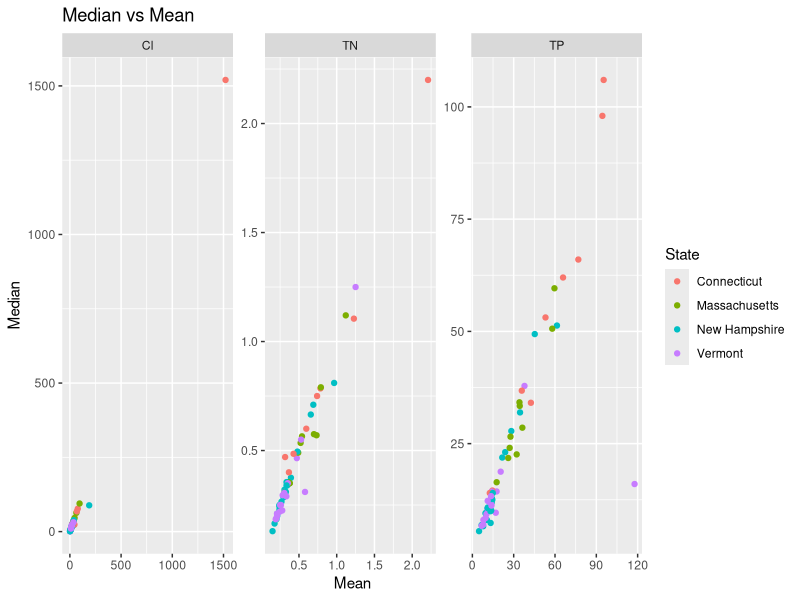
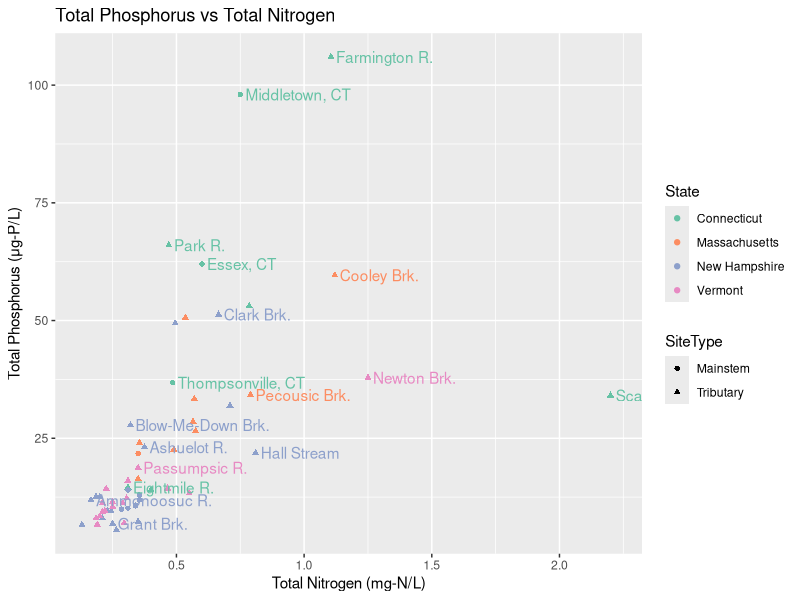

These charts were generated, in order, by the following R code: (Note: this script raises an error after producing the figures.)
## ---- chunk 1
#| label: setup
#| warning: false

library(tidyverse)
library(readxl)
library(lubridate)
library(maps)

knitr::opts_chunk$set(echo = TRUE)
## ---- chunk 2
#| label: read-in

splza_orig <- read_xlsx("_data/14_21SamplepaloozaResults.xlsx",
                        skip = 2,
                        col_names = c("SiteName", "SiteID", "SiteType", "State", "EcoRegion", "2014-TN", "2015-TN", "2018-TN", "2019-TN", "2020-TN", "2021-TN", "2014-TP", "2015-TP", "2018-TP", "2019-TP", "2020-TP", "2021-TP", "2014-Cl", "2015-Cl", "2020-Cl", "2021-Cl", "Date2021","Lat", "Lon"))

## ---- chunk 3
#| label: cleaning
#| output: false
#| warning: false

# step 1 - recode chloride data 
# step 2 - convert column types
# step 3 - pivot data and relocate new columns
# step 4 - add sample date and result unit columns
# step 5 - remove 2021Date column

splza_tidy <- splza_orig %>%
  mutate(`2014-Cl` = recode(`2014-Cl`, "<3" = "1.5", "< 3" = "1.5"),
         `2015-Cl` = recode(`2015-Cl`, "<3" = "1.5", "< 3" = "1.5"),
         `2021-Cl` = recode(`2021-Cl`, "<3" = "1.5", "< 3" = "1.5"),
         .keep = "all") %>%
  type_convert() %>%
  pivot_longer(col = starts_with("20"),
               names_to = c("Year", "Parameter"),
               names_sep = "-",
               values_to = "ResultValue",
               values_drop_na = TRUE,
               ) %>%
  relocate(Year:ResultValue, .before = SiteType) %>%
  mutate("SampleDate" = case_when(
    Year == 2014 ~ ymd("2014-08-06"),
    Year == 2015 ~ ymd("2015-09-10"),
    Year == 2018 ~ ymd("2018-09-20"),
    Year == 2019 ~ ymd("2019-09-12"),
    Year == 2020 ~ ymd("2020-09-17"),
    Year == 2021 ~ ymd(paste(`Date2021`))), 
    .after = `Year`) %>%
  mutate("ResultUnit" = case_when(
    Parameter == "TN" ~ "mg-N/L",
    Parameter == "TP" ~ "\U03BCg-P/L",
    Parameter == "Cl" ~ "mg-Cl/L"),
    .after = `ResultValue`) %>%
  select(-`Date2021`)

## ---- chunk 4
#| label: analysis
#| warning: false

splza_stats <- splza_tidy %>%
  group_by(SiteName, Parameter, SiteType, State) %>%
  summarize("Mean" = mean(ResultValue),
            "Median" = median(ResultValue))

splza_stats

ggplot(splza_stats, aes(x = Mean, y = Median, color = State)) +
  geom_point() +
  facet_wrap(vars(Parameter), scales = "free") +
  labs(title = "Median vs Mean")

## ---- chunk 5
#| label: understanding outliers 1

splza_sds <- splza_tidy %>%
  select(c("SiteName", "Year", "Parameter", "ResultValue")) %>%
  group_by(Parameter) %>%
  mutate("StdDev" = abs(ResultValue/sd(ResultValue))) %>%
  arrange(desc(StdDev))

splza_sds
## ---- chunk 6
#| label: understanding outliers 2

splza_sds2 <- splza_tidy %>%
  select(c("SiteName", "Year", "Parameter", "ResultValue", "EcoRegion")) %>%
  group_by(Parameter, EcoRegion) %>%
  mutate("StdDev" = abs(ResultValue/sd(ResultValue))) %>%
  arrange(desc(StdDev))

splza_sds2


## ---- chunk 7
#| label: nutrients

splza_wider <- splza_stats %>%
  select(-Mean) %>%
  filter(!Median > 1000) %>%
  pivot_wider(names_from = Parameter,
              values_from = Median)

ggplot(splza_wider, aes(x = TN, y = TP, color = State, shape = SiteType, label = SiteName)) +
  geom_point() +
  geom_text(show.legend = FALSE, check_overlap = TRUE, hjust = 0, nudge_x = 0.02) + 
  scale_color_brewer(palette = "Set2") +
  labs(title = "Total Phosphorus vs Total Nitrogen", x = "Total Nitrogen (mg-N/L)", y = "Total Phosphorus (\U03BCg-P/L)")
## ---- chunk 8
#| label: map of sites

map_data <- splza_tidy %>%
  filter(!ResultValue > 1000) %>%
  group_by(SiteName, Parameter, Lat, Lon, SiteType, State) %>%
  summarize("MedianResult" = median(ResultValue))

map_data_tn <- map_data %>%
  filter(Parameter == "TN")

map_data_tp <- map_data %>%
  filter(Parameter == "TP")

map_data_cl <- map_data %>%
  filter(Parameter == "Cl")

watershed_states <- map_data("state") %>% 
  filter(region %in% c("connecticut", "massachusetts", "vermont", "new hampshire")) %>% 
           filter(!subregion %in% c("martha's vineyard", "nantucket"))

ggplot() +
  geom_polygon(data = watershed_states, aes(x=long, y = lat, group = region), color = "dark green", linetype = "dotted", fill="green", alpha=0.3) +
  expand_limits(x = watershed_states$long, y = watershed_states$lat) +
  geom_point(data=map_data_tn, color = "black", shape = 21, size = 2, alpha = 0.8, aes(x=Lon, y=Lat, fill = MedianResult)) +
  scale_shape_identity() +
  coord_map() +
  theme_void() +
  scale_fill_distiller(palette = "Oranges", direction = 1, name = "Total Nitrogen\n(mg-N/L)") +
  labs(title = "Samplepalooza", subtitle = "Median Total Nitrogen") +
  facet_grid(cols = vars(SiteType))

ggplot() +
  geom_polygon(data = watershed_states, aes(x=long, y = lat, group = region), color = "dark green", linetype = "dotted", fill="green", alpha=0.3) +
  expand_limits(x = watershed_states$long, y = watershed_states$lat) +
  geom_point(data=map_data_tp, color = "black", shape = 21, size = 2, alpha = 0.8, aes(x=Lon, y=Lat, fill = MedianResult)) +
  scale_shape_identity() +
  coord_map() +
  theme_void() +
  scale_fill_distiller(palette = "Purples", direction = 1, name = "Total Phosphorus\n(\U03BCg-P/L)") +
  labs(title = "Samplepalooza", subtitle = "Median Total Phosphorus") +
  facet_grid(cols = vars(SiteType))

ggplot() +
  geom_polygon(data = watershed_states, aes(x=long, y = lat, group = region), color = "dark green", linetype = "dotted", fill="green", alpha=0.3) +
  expand_limits(x = watershed_states$long, y = watershed_states$lat) +
  geom_point(data=map_data_cl, color = "black", shape = 21, size = 2, alpha = 0.8, aes(x=Lon, y=Lat, fill = MedianResult)) +
  scale_shape_identity() +
  coord_map() +
  theme_void() +
  scale_fill_distiller(palette = "Blues", direction = 1, name = "Chloride\n(mg-Cl/L)") +
  labs(title = "Samplepalooza", subtitle = "Median Chloride") +
  facet_grid(cols = vars(SiteType))
## ---- chunk 9
#| label: the data

splza_tidy
